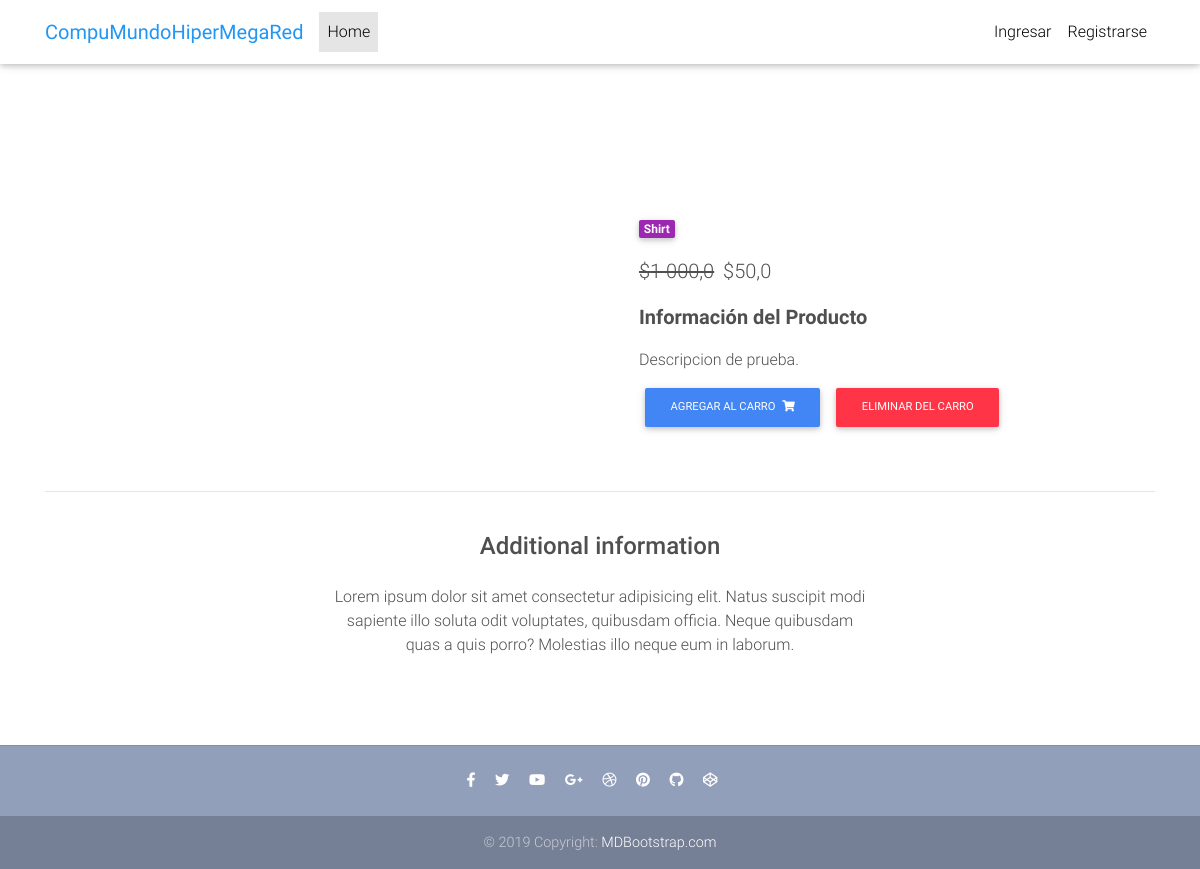
Page /product/Producto_de_prueba_1/ on the committed database.
### core/models.py (models this page shows, shortened)
class Item(models.Model):
    title = models.CharField(max_length=100)
    price = models.FloatField()
    discount_price = models.FloatField(blank=True, null=True)
    category = models.CharField(choices=CATEGORY_CHOICES, max_length=2, default='S')
    label = models.CharField(choices=LABEL_CHOICES, max_length=1, default='P')
    slug = models.SlugField(default='Producto_de_prueba')
    description = models.TextField(default='Descripción de prueba')
    def get_add_to_cart_url(self):
        return reverse("core:core-add-to-cart", kwargs={
            'slug': self.slug
        })
    def get_remove_from_cart_url(self):
        return reverse("core:core-remove-from-cart", kwargs={
            'slug': self.slug
        })

### core/views.py (the view)
# urls.py: path('product/<slug>/', ItemDetailView.as_view(), name='core-product'),
class ItemDetailView(DetailView):
    model = Item
    template_name = "core/product.html"

### core/templates/core/product.html (shortened to what this page needs)
{% extends "core/base.html" %}
{% block content %}
  <main class="mt-5 pt-4">
    <div class="container dark-grey-text mt-5">
      <div class="row wow fadeIn">
        <div class="col-md-6 mb-4">
        </div>
        <div class="col-md-6 mb-4">
          <div class="p-4">
            <div class="mb-3">
              <a href="">
                <span class="badge purple mr-1">{{ object.get_category_display }}</span>
              </a>
            </div>
            <p class="lead">
              {% if object.discount_price %}
              <span class="mr-1">
                <del>${{ object.price }}</del>
              </span>
              <span>${{ object.discount_price }}</span>
              {% else %}
              <span>${{ object.price }}</span>
              {% endif %}
            </p>
            <p class="lead font-weight-bold">Información del Producto</p>
            <p>{{ object.description }}.</p>
            <a href="{{ object.get_add_to_cart_url }}" class="btn btn-primary btn-md my-0 p" >Agregar al carro
              <i class="fas fa-shopping-cart ml-1"></i>
            </a>
            <a href="{{ object.get_remove_from_cart_url }}" class="btn btn-danger btn-md my-0 p" >Eliminar del carro
            </a>
          </div>
        </div>
      </div>
      <hr>
      <div class="row d-flex justify-content-center wow fadeIn">
        <div class="col-md-6 text-center">
          <h4 class="my-4 h4">Additional information</h4>
          <p>Lorem ipsum dolor sit amet consectetur adipisicing elit. Natus suscipit modi sapiente illo soluta odit
            voluptates,
            quibusdam officia. Neque quibusdam quas a quis porro? Molestias illo neque eum in laborum.</p>
        </div>
      </div>
      <div class="row wow fadeIn">
        <div class="col-lg-4 col-md-12 mb-4">
        </div>
        <div class="col-lg-4 col-md-6 mb-4">
        </div>
        <div class="col-lg-4 col-md-6 mb-4">
        </div>
      </div>
    </div>
  </main>
{% endblock content %}

### core/templates/core/base.html (style rules this page uses)
html, body, header, .carousel { height: 60vh; }

### rows in the picture
Item: category "Shirt", price "1 000,0", discount_price "50,0", description "Descripcion de prueba"
